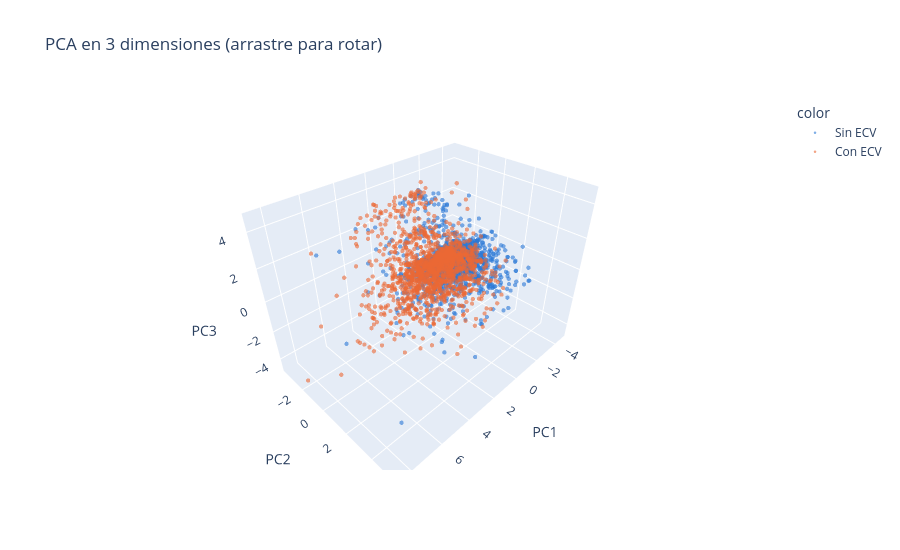

Here is the notebook cell this chart was saved with:
### Code cell
fig = px.scatter_3d(x=proyecciones["PCA"][:, 0], y=proyecciones["PCA"][:, 1], z=proyecciones["PCA"][:, 2],
                    color=[NOMBRE_CLASE[v] for v in ym], opacity=0.6, height=550,
                    color_discrete_map={"Sin ECV": AZUL, "Con ECV": NARANJA},
                    labels={"x": "PC1", "y": "PC2", "z": "PC3"}, title="PCA en 3 dimensiones (arrastre para rotar)")
fig.update_traces(marker=dict(size=2.5)); fig.show()

### Figure 1 — Plotly figure (JSON) as saved in the notebook; plotly's stock layout.template omitted (floating-point values rounded to 4 significant figures; data arrays with more than 128 entries replaced by an {"elided": "..."} marker saying what was removed)
{"data": [{"hovertemplate": "color=Sin ECV<br>PC1=%{x}<br>PC2=%{y}<br>PC3=%{z}<extra></extra>", "legendgroup": "Sin ECV", "marker": {"color": "#2a78d6", "opacity": 0.6, "size": 2.5, "symbol": "circle"}, "mode": "markers", "name": "Sin ECV", "scene": "scene", "showlegend": true, "type": "scatter3d", "x": {"elided": "1550 float values"}, "y": {"elided": "1550 float values"}, "z": {"elided": "1550 float values"}}, {"hovertemplate": "color=Con ECV<br>PC1=%{x}<br>PC2=%{y}<br>PC3=%{z}<extra></extra>", "legendgroup": "Con ECV", "marker": {"color": "#eb6834", "opacity": 0.6, "size": 2.5, "symbol": "circle"}, "mode": "markers", "name": "Con ECV", "scene": "scene", "showlegend": true, "type": "scatter3d", "x": {"elided": "1450 float values"}, "y": {"elided": "1450 float values"}, "z": {"elided": "1450 float values"}}], "layout": {"height": 550, "legend": {"title": {"text": "color"}, "tracegroupgap": 0}, "scene": {"domain": {"x": [0.0, 1.0], "y": [0.0, 1.0]}, "xaxis": {"title": {"text": "PC1"}}, "yaxis": {"title": {"text": "PC2"}}, "zaxis": {"title": {"text": "PC3"}}}, "title": {"text": "PCA en 3 dimensiones (arrastre para rotar)"}}}
